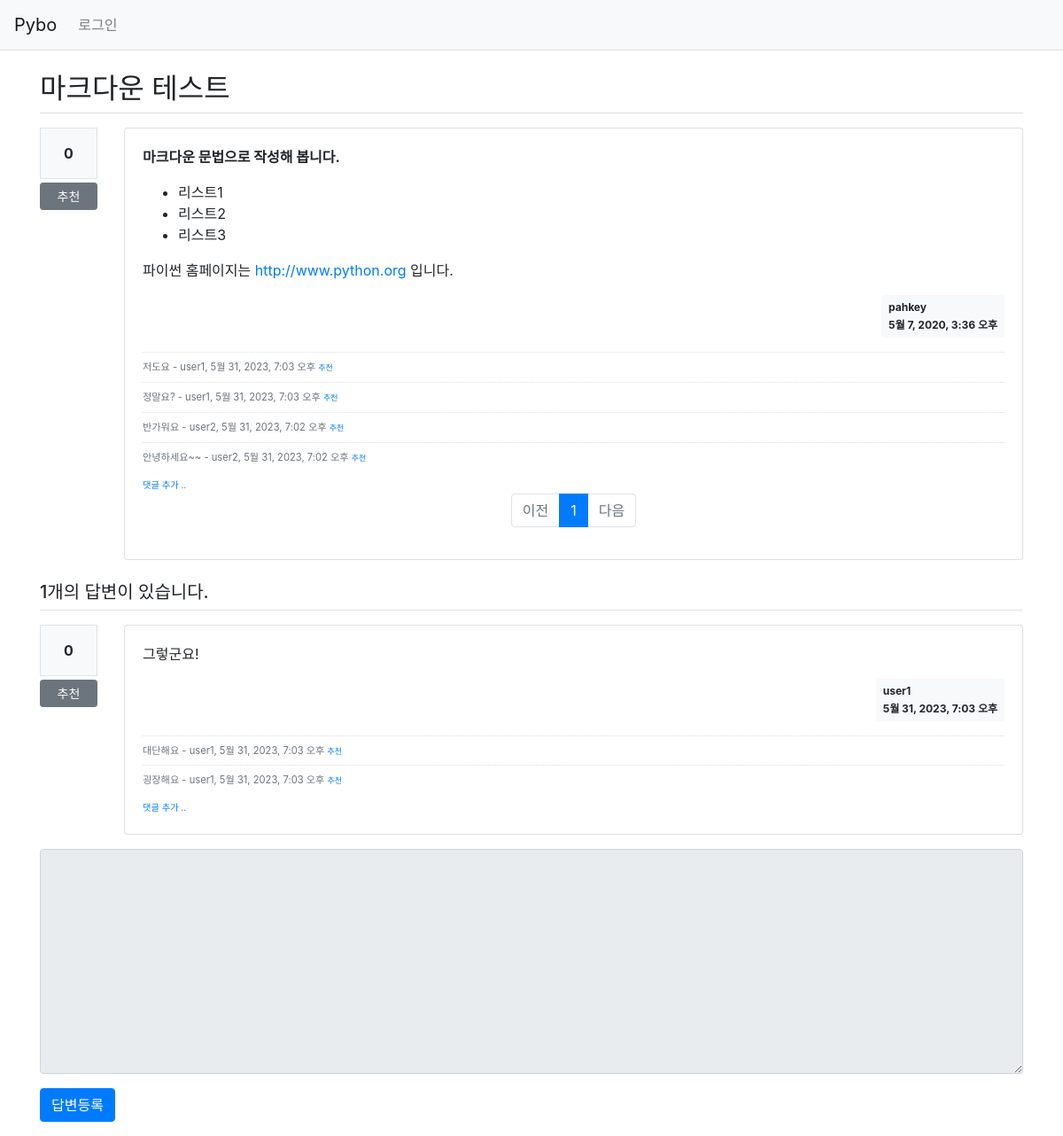
The page /pybo/15/ on the database as committed earlier.
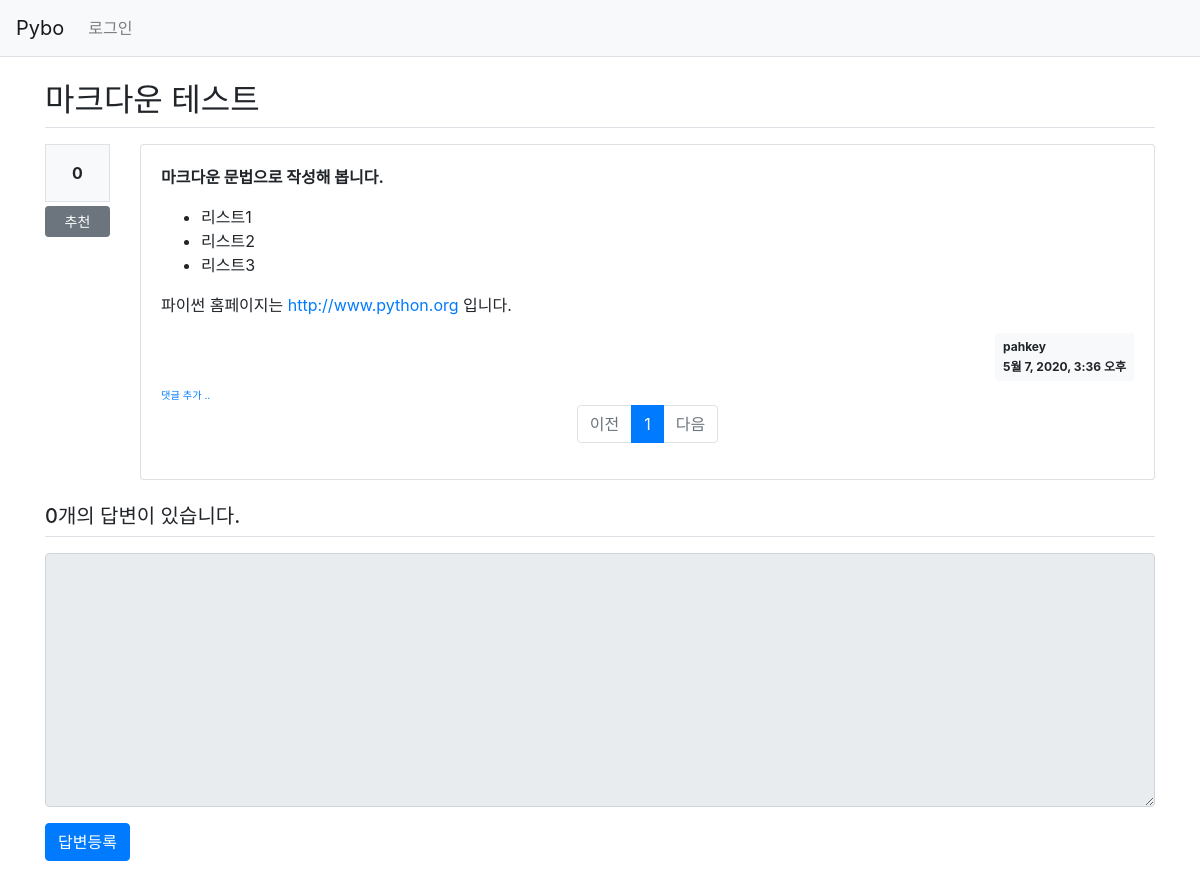
The same page on the database as committed later.
### pybo/models.py (models this page shows, shortened)
class Question(models.Model):
    author = models.ForeignKey(User, on_delete=models.CASCADE, related_name='author_question')
    subject = models.CharField(max_length=200)
    content = models.TextField()
    create_date = models.DateTimeField()
    modify_date = models.DateTimeField(null=True, blank=True)
    voter = models.ManyToManyField(User, related_name='voter_question')
    modify_count = models.IntegerField(default=0) # 질문 수정 횟수를 나타내는 필드 추가

class Comment(models.Model):
    author = models.ForeignKey(User, on_delete=models.CASCADE)
    content = models.TextField()
    create_date = models.DateTimeField()
    modify_date = models.DateTimeField(null=True, blank=True)
    question = models.ForeignKey(Question, null=True, blank=True, on_delete=models.CASCADE)
    answer = models.ForeignKey(Answer, null=True, blank=True, on_delete=models.CASCADE)
    modify_count = models.IntegerField(default=0) # 댓글 수정 횟수를 나타내는 필드 추가
    voter = models.ManyToManyField(User, related_name='voter_comment')  # 추천자 다대다 필드 추가

class Answer(models.Model):
    author = models.ForeignKey(User, on_delete=models.CASCADE, related_name='author_answer')
    question = models.ForeignKey(Question, on_delete=models.CASCADE)
    content = models.TextField()
    create_date = models.DateTimeField()
    modify_date = models.DateTimeField(null=True, blank=True)
    voter = models.ManyToManyField(User, related_name='voter_answer')
    modify_count = models.IntegerField(default=0) # 답변 수정 횟수를 나타내는 필드 추가

### pybo/views/base_views.py (the view)
# urls.py: path('<int:question_id>/', base_views.detail, name='detail'),
def detail(request, question_id):
    question = get_object_or_404(Question, pk=question_id)
    page = request.GET.get('page', '1') #페이지
    comment = Comment.objects.filter(question_id = question_id) #현재 question에 해당하는 comment들 DB에서 추출하기
    comment_list = comment.order_by('-create_date') # 최신 생성순으로 정렬
    paginator = Paginator(comment_list, 5) # 페이지당 5개씩 보여주기
    comment_obj = paginator.get_page(page) #현재 페이지에 해당하는 데이터 '5'개 담기
    context = {'question': question, 'comment_list': comment_obj}
    return render(request, 'pybo/question_detail.html', context)

### pybo/templatetags/pybo_filter.py (called while the page is built)
@register.filter()
def mark(value):
    extensions = ["nl2br", "fenced_code"]
    return mark_safe(markdown.markdown(value, extensions=extensions))

### templates/pybo/question_detail.html (shortened to what this page needs)
{% extends 'base.html' %}
{% load pybo_filter %}
{% block content %}
<div class="container my-3">
    <h2 class="border-bottom py-2">{{ question.subject }}</h2>
    <div class="row my-3">
        <div class="col-1">
            <div class="bg-light text-center p-3 border font-weight-bolder mb-1">{{question.voter.count}}</div>
            <a href="#" data-uri="{% url 'pybo:vote_question' question.id  %}"
               class="recommend btn btn-sm btn-secondary btn-block my-1">추천</a>
        </div>
        <div class="col-11">
            <div class="card">
                <div class="card-body">
                    <div class="card-text">{{ question.content|mark }}</div>
                    <div class="d-flex justify-content-end">
                        <div class="badge badge-light p-2 text-left">
                            <div class="mb-2">{{ question.author.username }}</div>
                            <div>{{ question.create_date }}</div>
                        </div>
                    </div>
                    {% if question.comment_set.count > 0 %}
                    <div class="mt-3">
                    {% for comment in comment_list %}
                        <div class="comment py-2 text-muted">
                            <span style="white-space: pre-line;">{{ comment.content }}</span>
                            <span>
                                - {{ comment.author }}, {{ comment.create_date }}
                            </span>
                            <a href="#" data-uri="{% url 'pybo:vote_question_comment' comment.id  %}"
                                class="recommend small">추천</a>
                        </div>
                    {% endfor %}
                    </div>
                    {% endif %}
                    <div>
                        <a href="{% url 'pybo:comment_create_question' question.id  %}"
                           class="small"><small>댓글 추가 ..</small></a>
                    </div>
                <ul class="pagination justify-content-center">
                    {% if comment_list.has_previous %}
                    <li class="page-item">
                        <a class="page-link" href="?page={{ comment_list.previous_page_number }}">이전</a>
                    </li>
                    {% else %}
                    <li class="page-item disabled">
                        <a class="page-link" tabindex="-1" aria-disabled="true" href="#">이전</a>
                    </li>
                    {% endif %}
                    {% for page_number in comment_list.paginator.page_range %}
                    {% if page_number >= comment_list.number|add:-5 and page_number <= comment_list.number|add:5 %}
                        {% if page_number == comment_list.number %}
                        <li class="page-item active" aria-current="page">
                            <a class="page-link" href="?page={{ page_number }}">{{ page_number }}</a>
                        </li>
                        {% else %}
                        <li class="page-item">
                            <a class="page-link" href="?page={{ page_number }}">{{ page_number }}</a>
                        </li>
                        {% endif %}
                    {% endif %}
                    {% endfor %}
                    {% if comment_list.has_next %}
                    <li class="page-item">
                        <a class="page-link" href="?page={{ comment_list.next_page_number }}">다음</a>
                    </li>
                    {% else %}
                    <li class="page-item disabled">
                        <a class="page-link" tabindex="-1" aria-disabled="true" href="#">다음</a>
                    </li>
                    {% endif %}
                </ul>
                </div>
            </div>
        </div>
    </div>
    <h5 class="border-bottom my-3 py-2">{{question.answer_set.count}}개의 답변이 있습니다.</h5>
    {% for answer in question.answer_set.all %}
    <div class="row my-3">
        <div class="col-1">
            <div class="bg-light text-center p-3 border font-weight-bolder mb-1">{{answer.voter.count}}</div>
            <a href="#" data-uri="{% url 'pybo:vote_answer' answer.id  %}"
                class="recommend btn btn-sm btn-secondary btn-block my-1">추천</a>
        </div>
        <div class="col-11">
            <div class="card">
                <div class="card-body">
                    <div class="card-text">{{ answer.content|mark }}</div>
                    <div class="d-flex justify-content-end">
                        <div class="badge badge-light p-2 text-left">
                            <div class="mb-2">{{ answer.author.username }}</div>
                            <div>{{ answer.create_date }}</div>
                        </div>
                    </div>
                    {% if answer.comment_set.count > 0 %}
                    <div class="mt-3">
                    {% for comment in answer.comment_set.all %}
                        <div class="comment py-2 text-muted">
                            <span style="white-space: pre-line;">{{ comment.content }}</span>
                            <span>
                                - {{ comment.author }}, {{ comment.create_date }}
                            </span>
                            <a href="#" data-uri="{% url 'pybo:vote_answer_comment' comment.id  %}"
                                class="recommend small">추천</a>
                        </div>
                    {% endfor %}
                    </div>
                    {% endif %}
                    <div>
                        <a href="{% url 'pybo:comment_create_answer' answer.id  %}"
                           class="small"><small>댓글 추가 ..</small></a>
                    </div>
                </div>
            </div>
        </div>
    </div>
    {% endfor %}
    <form action="{% url 'pybo:answer_create' question.id %}" method="post" class="my-3">
        <div class="form-group">
            <textarea {% if not user.is_authenticated %}disabled{% endif %}
              name="content" id="content" class="form-control" rows="10"></textarea>
        </div>
        <input type="submit" value="답변등록" class="btn btn-primary">
    </form>
</div>
{% endblock %}

### templates/base.html (shortened to what this page needs)
{% load static %}
<!doctype html>
<html lang="ko">
<head>
    <link rel="stylesheet" type="text/css" href="{% static 'bootstrap.min.css' %}">
    <link rel="stylesheet" type="text/css" href="{% static 'style.css' %}">
</head>
<body>
{% include "navbar.html" %}
{% block content %}
{% endblock %}
</body>
</html>

### templates/navbar.html (shortened to what this page needs)
<nav class="navbar navbar-expand-lg navbar-light bg-light border-bottom">
    <a class="navbar-brand" href="{% url 'pybo:index' %}">Pybo</a>
    <div class="collapse navbar-collapse flex-grow-0" id="navbarNav">
        <ul class="navbar-nav">
            <li class="nav-item ">
                {% if user.is_authenticated %}
                <a class="nav-link" href="{% url 'common:logout' %}">{{ user.username }} (로그아웃)</a>
                {% else %}
                <a class="nav-link" href="{% url 'common:login' %}">로그인</a>
                {% endif %}
            </li>
        </ul>
    </div>
</nav>

Rows that differ between the two databases and show on the page:
removed Comment: content "저도요", author "user1", create_date "5월 31, 2023, 7:03 오후", shown under "마크다운 테스트"
removed Comment: content "정말요?", author "user1", create_date "5월 31, 2023, 7:03 오후", shown under "마크다운 테스트"
removed Comment: content "반가워요", author "user2", create_date "5월 31, 2023, 7:02 오후", shown under "마크다운 테스트"
removed Comment: content "안녕하세요~~", author "user2", create_date "5월 31, 2023, 7:02 오후", shown under "마크다운 테스트"
removed Answer: voter.count "0", content|mark "그렇군요!", author.username "user1", create_date "5월 31, 2023, 7:03 오후"
removed Comment: content "대단해요", author "user1", create_date "5월 31, 2023, 7:03 오후", shown under "0"
removed Comment: content "굉장해요", author "user1", create_date "5월 31, 2023, 7:03 오후", shown under "0"
computed for Question "마크다운 테스트": answer_set.count "1" → "0"
